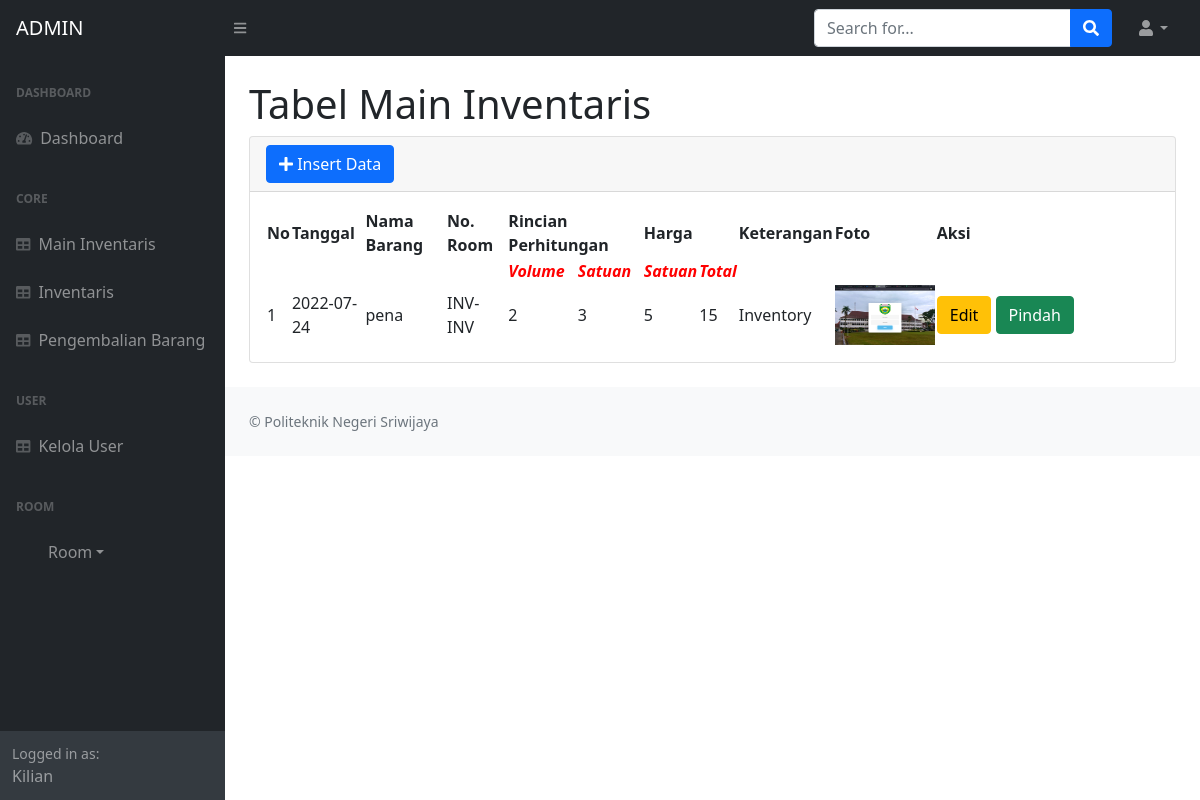
Screenshot of /admin.php?page=main_inventory (signed in) with the database file from the repository.
### tables this page shows
CREATE TABLE `main_inventory` (
  `id` int(11) NOT NULL,
  `tanggal` date NOT NULL,
  `nama_barang` varchar(50) NOT NULL,
  `no_room` varchar(20) NOT NULL,
  `volume_perhitungan` varchar(20) NOT NULL,
  `satuan_perhitungan` varchar(20) NOT NULL,
  `satuan_harga` varchar(20) NOT NULL,
  `total_harga` varchar(20) NOT NULL,
  `keterangan` varchar(20) NOT NULL,
  `status` varchar(20) NOT NULL,
  `foto` varchar(75) NOT NULL
);

### fungsi/view/view.php (called while the page is built, shortened)
<?php
	 class view {
		protected $db;
		function __construct($db){
			$this->db = $db;
		}
			function main_inventory(){
				$sql = "select * from main_inventory";
				$row = $this-> db -> prepare($sql);
				$row -> execute();
				$hasil = $row -> fetchAll();
				return $hasil;
			}
	 }

### admin/module/main_inventory/index.php (the view, shortened to what this page needs)
<div id="layoutSidenav_content">
				<div class="col-lg-12 main-chart">
                 <div class="container-fluid px-4">
                     <h1 class="mt-4">Tabel Main Inventaris</h1>
                     <div class="card mb-4">
                         <div class="card-header">
				<a href="admin.php?page=main_inventory/tambah"><button class="btn btn-primary btn-md pull-right"><i class="fa fa-plus"></i> Insert Data</button></a>
                         </div>
				<div class="card-body">
                             <table id="datatablesSimple">
                              <thead>
                                     <tr>
								<th>No</th>
								<th>Tanggal</th>
                                         <th>Nama Barang</th>
								<th>No. Room</th>
                                         <th colspan ="2">Rincian Perhitungan</th>
                                         <th colspan ="2">Harga</th>
								<th>Keterangan</th>
								<th>Foto</th>
								<th>Aksi</th>
                                     </tr>
							<tr >
							<th colspan ="4"> </th>
							<th style="color :red"><i>Volume</i></th>
							<th style="color :red"><i>Satuan</i></th>
							<th style="color :red"><i>Satuan</i></th>
							<th style="color :red"><i>Total</i></th>
						</tr>
					 </thead>
					<tbody>
					<?php
					$no=1;
					$hasil = $lihat -> main_inventory();
					foreach($hasil as $isi) {
					?>
						<tr>
							<td><?php echo $no++?></td>
							<td><?php echo $isi['tanggal'];?></td>
							<td><?php echo $isi['nama_barang'];?></td>
							<td>INV-<?php echo $isi['no_room'];?></td>
							<td><?php echo $isi['volume_perhitungan'];?></td>
							<td><?php echo $isi['satuan_perhitungan'];?></td>
							<td><?php echo $isi['satuan_harga'];?></td>
							<td><?php echo $isi['total_harga'];?></td>
							<td><?php echo $isi['keterangan'];?></td>
							<td><img src="upload/<?php echo $isi['foto']; ?>" width="100px" height="60px"></td>
							<td style="width: 25% ;">
								<a href="admin.php?page=main_inventory/edit&main_inventory=<?php echo $isi['id'];?>"><button class="btn btn-warning btn-xs">Edit</button></a>
								<a href="admin.php?page=main_inventory/pindah&main_inventory=<?php echo $isi['id'];?>"><button class="btn btn-success btn-xs">Pindah</button></a>
							</td>
						</tr>
					<?php } ?>
					</tbody>
                             </table>
                         </div>
                 </div>
		</div>

### rows the page displays
main_inventory: tanggal "2022-07-24", nama_barang "pena", no_room "INV", volume_perhitungan "2", satuan_perhitungan "3", satuan_harga "5", total_harga "15", keterangan "Inventory", foto (picture)

### other values shown
$_SESSION['jenis_user'] "ADMIN"
$_SESSION['username'] "Kilian"
